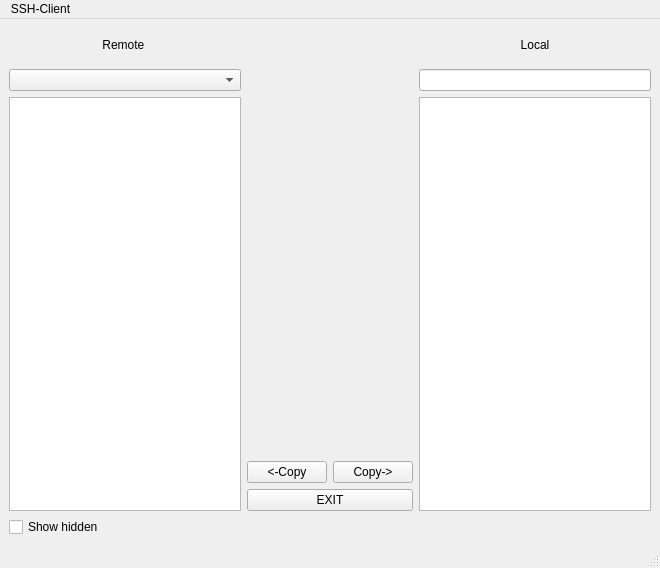
<?xml version="1.0" encoding="UTF-8"?>
<ui version="4.0">
 <class>MainWindow</class>
 <widget class="QMainWindow" name="MainWindow">
  <property name="geometry">
   <rect>
    <x>0</x>
    <y>0</y>
    <width>660</width>
    <height>568</height>
   </rect>
  </property>
  <property name="windowTitle">
   <string>MainWindow</string>
  </property>
  <widget class="QWidget" name="centralwidget">
   <layout class="QGridLayout" name="gridLayout">
    <item row="11" column="2" colspan="2">
     <widget class="QPushButton" name="kopioVasemmalle">
      <property name="text">
       <string>&lt;-Copy</string>
      </property>
     </widget>
    </item>
    <item row="0" column="0">
     <widget class="QLabel" name="RemoteLabel">
      <property name="text">
       <string>&lt;html&gt;&lt;head/&gt;&lt;body&gt;&lt;p align=&quot;center&quot;&gt;Remote &lt;/p&gt;&lt;/body&gt;&lt;/html&gt;</string>
      </property>
      <property name="alignment">
       <set>Qt::AlignJustify|Qt::AlignVCenter</set>
      </property>
     </widget>
    </item>
    <item row="0" column="5">
     <widget class="QLabel" name="LocalLabel">
      <property name="text">
       <string>&lt;html&gt;&lt;head/&gt;&lt;body&gt;&lt;p align=&quot;center&quot;&gt;Local&lt;/p&gt;&lt;/body&gt;&lt;/html&gt;</string>
      </property>
      <property name="alignment">
       <set>Qt::AlignJustify|Qt::AlignVCenter</set>
      </property>
     </widget>
    </item>
    <item row="11" column="4">
     <widget class="QPushButton" name="kopioOikealle">
      <property name="text">
       <string>Copy-&gt;</string>
      </property>
     </widget>
    </item>
    <item row="13" column="0">
     <widget class="QCheckBox" name="naytaPiilotetut">
      <property name="text">
       <string>Show hidden</string>
      </property>
     </widget>
    </item>
    <item row="1" column="0">
     <widget class="QComboBox" name="yhteysvalikko"/>
    </item>
    <item row="2" column="0" rowspan="11">
     <widget class="QListWidget" name="tiedostonakymaEta">
      <property name="selectionMode">
       <enum>QAbstractItemView::ExtendedSelection</enum>
      </property>
     </widget>
    </item>
    <item row="1" column="5">
     <widget class="QLineEdit" name="paikallinenPolku">
      <property name="readOnly">
       <bool>true</bool>
      </property>
     </widget>
    </item>
    <item row="2" column="5" rowspan="11">
     <widget class="QListWidget" name="tiedostonakymaPaik">
      <property name="selectionMode">
       <enum>QAbstractItemView::ExtendedSelection</enum>
      </property>
      <property name="selectionBehavior">
       <enum>QAbstractItemView::SelectItems</enum>
      </property>
     </widget>
    </item>
    <item row="12" column="2" colspan="3">
     <widget class="QPushButton" name="ExitButton">
      <property name="text">
       <string>EXIT</string>
      </property>
     </widget>
    </item>
    <item row="2" column="2" colspan="3">
     <widget class="QLabel" name="kopioiLabel">
      <property name="text">
       <string/>
      </property>
     </widget>
    </item>
   </layout>
  </widget>
  <widget class="QStatusBar" name="statusbar"/>
  <widget class="QMenuBar" name="menubar">
   <property name="geometry">
    <rect>
     <x>0</x>
     <y>0</y>
     <width>660</width>
     <height>25</height>
    </rect>
   </property>
   <widget class="QMenu" name="menuSSH_Client">
    <property name="title">
     <string>SSH-Client</string>
    </property>
   </widget>
   <addaction name="menuSSH_Client"/>
  </widget>
 </widget>
 <resources/>
 <connections>
  <connection>
   <sender>ExitButton</sender>
   <signal>clicked()</signal>
   <receiver>MainWindow</receiver>
   <slot>close()</slot>
   <hints>
    <hint type="sourcelabel">
     <x>375</x>
     <y>418</y>
    </hint>
    <hint type="destinationlabel">
     <x>393</x>
     <y>477</y>
    </hint>
   </hints>
  </connection>
 </connections>
</ui>
